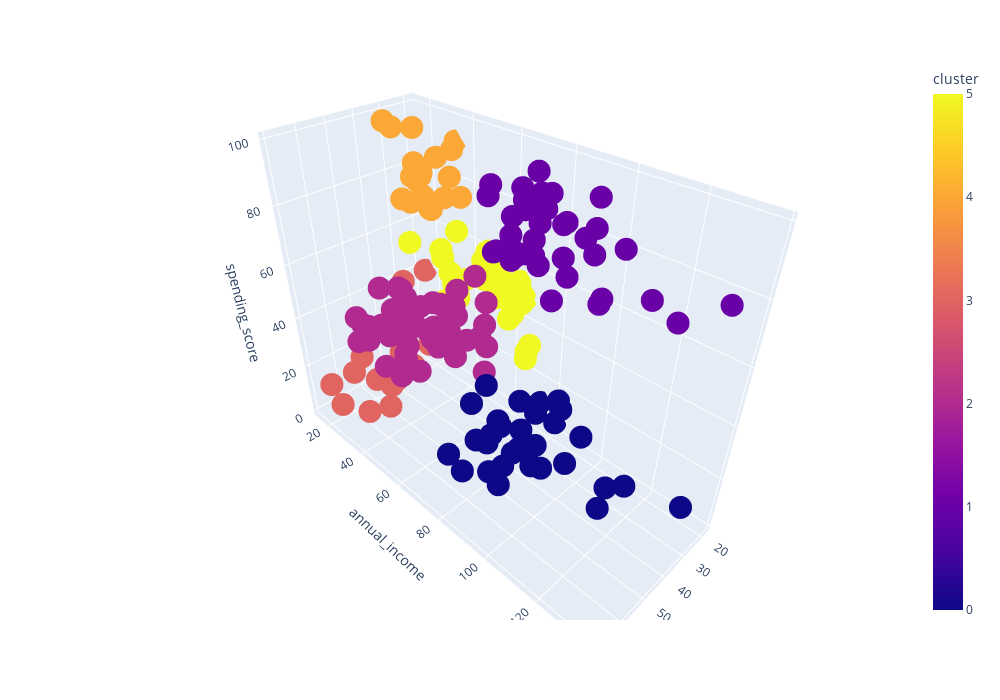

The notebook cell this image was saved under:
### Code cell
import plotly
import plotly.express as px

# передаём датафрейм и поля, которые нужно использовать для осей абсцисс, ординат и аппликат
fig = px.scatter_3d(
    data_frame=df, 
    x = 'age', 
    y = 'annual_income', 
    z = 'spending_score', 
    width=1000,
    height=700,
    color='cluster'
)

#отображаем график
fig.show()

### Figure 1 — Plotly figure (JSON) as saved in the notebook; plotly's stock layout.template omitted (floating-point values rounded to 4 significant figures; data arrays with more than 128 entries replaced by an {"elided": "..."} marker saying what was removed)
{"data": [{"hovertemplate": "age=%{x}<br>annual_income=%{y}<br>spending_score=%{z}<br>cluster=%{marker.color}<extra></extra>", "legendgroup": "", "marker": {"color": {"elided": "200 int values"}, "coloraxis": "coloraxis", "symbol": "circle"}, "mode": "markers", "name": "", "scene": "scene", "showlegend": false, "type": "scatter3d", "x": {"elided": "200 int values"}, "y": {"elided": "200 int values"}, "z": {"elided": "200 int values"}}], "layout": {"coloraxis": {"colorbar": {"title": {"text": "cluster"}}, "colorscale": [[0, "#0d0887"], [0.1111, "#46039f"], [0.2222, "#7201a8"], [0.3333, "#9c179e"], [0.4444, "#bd3786"], [0.5556, "#d8576b"], [0.6667, "#ed7953"], [0.7778, "#fb9f3a"], [0.8889, "#fdca26"], [1, "#f0f921"]]}, "height": 700, "legend": {"tracegroupgap": 0}, "margin": {"t": 60}, "scene": {"domain": {"x": [0, 1], "y": [0, 1]}, "xaxis": {"title": {"text": "age"}}, "yaxis": {"title": {"text": "annual_income"}}, "zaxis": {"title": {"text": "spending_score"}}}, "width": 1000}}
